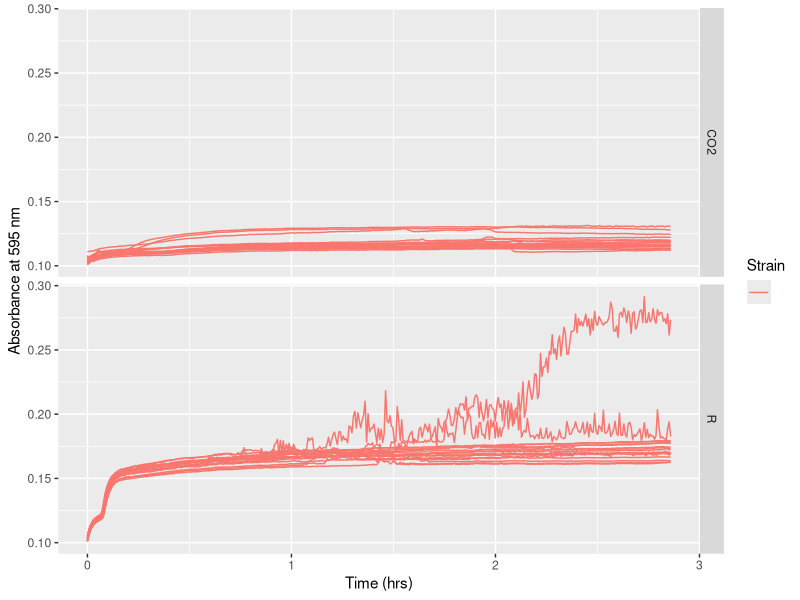
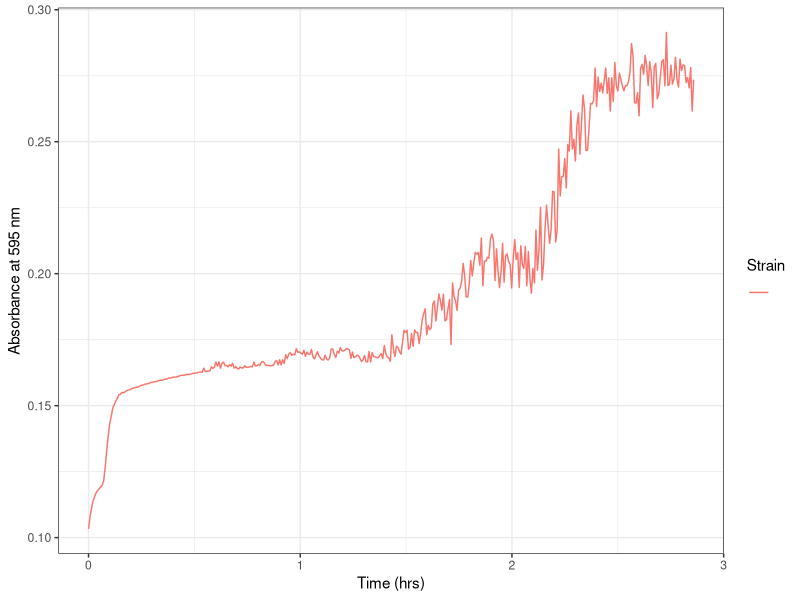
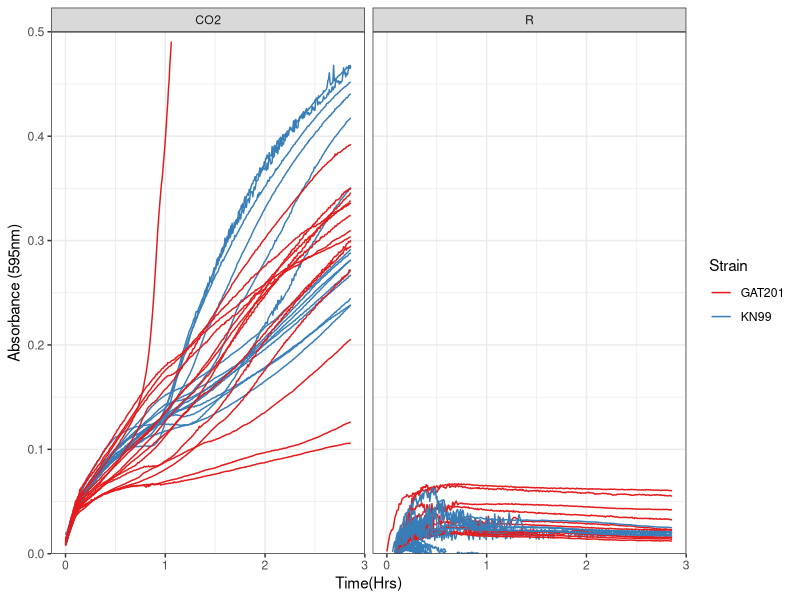
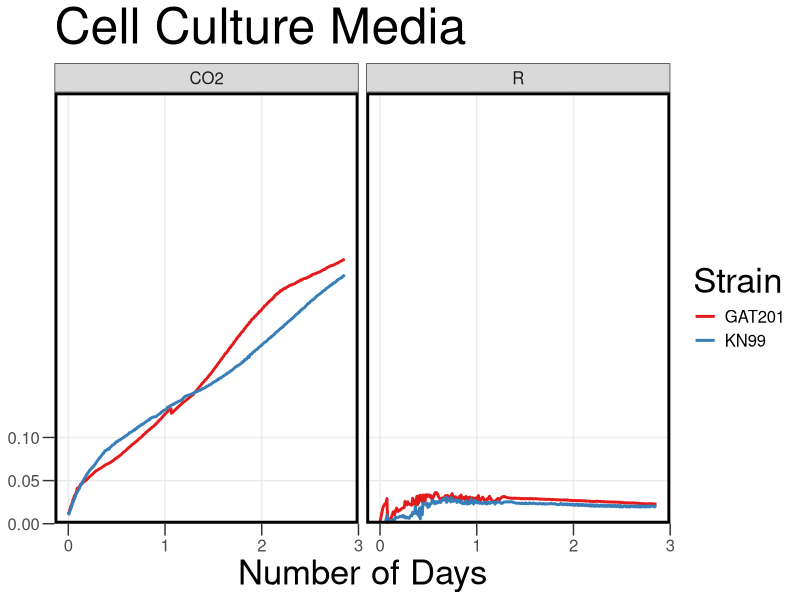
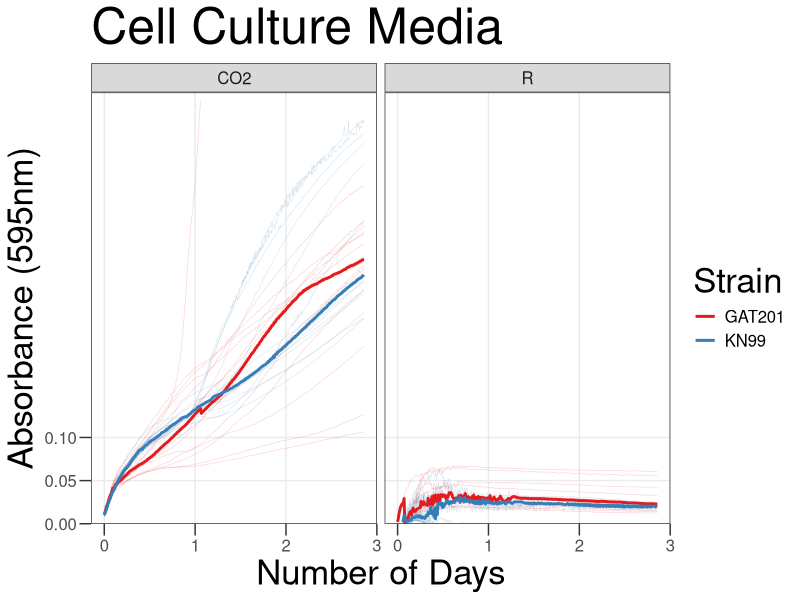
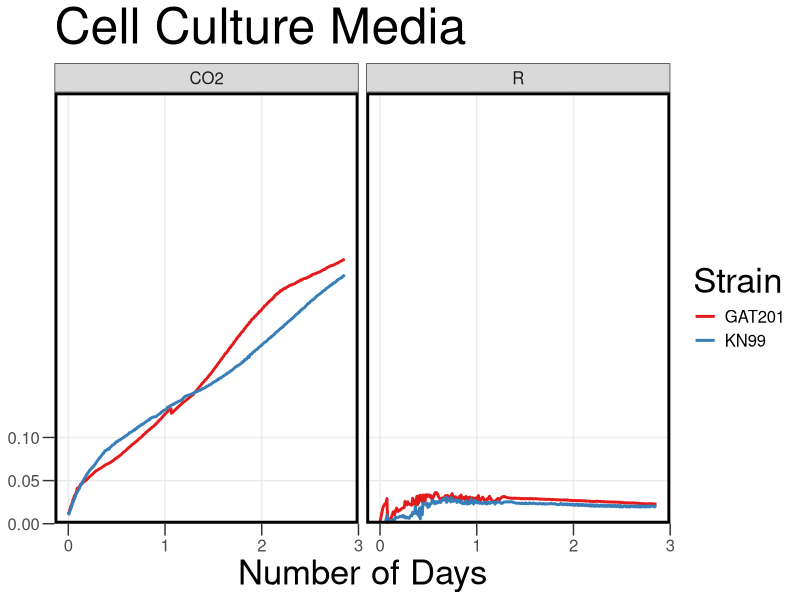
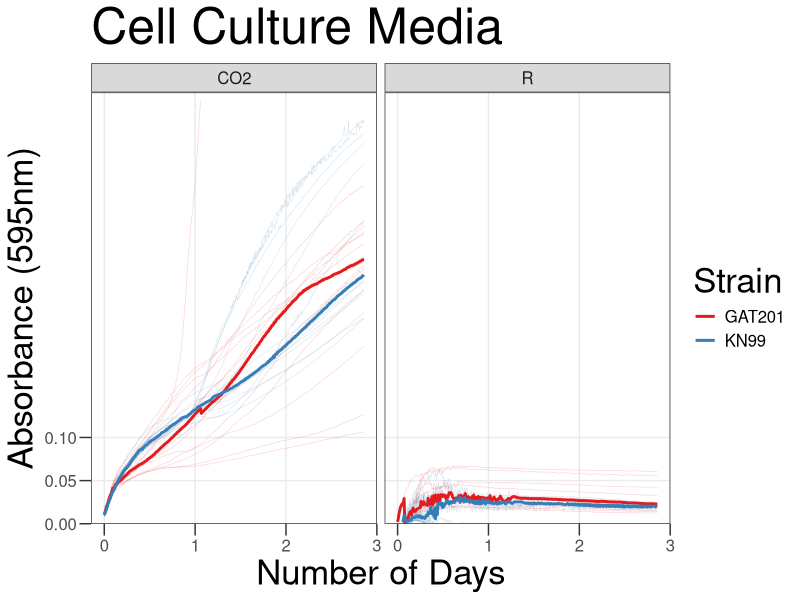

R code for these plots, in order:
## ---- chunk 1
knitr::opts_chunk$set(echo = TRUE)
## ---- chunk 2

library("reshape2")
library(dplyr)
library(ggplot2)
library(tidyverse)
library(markdown)
library(cowplot)
library(yaml)
library(knitr)
## ---- chunk 3

rawdata <- read.csv("../Input/PR27_RPMIvCO2_TRSP.csv")

## ---- chunk 4

 rawdata_hrs<-mutate(rawdata, Time = Time/86400)

## ---- chunk 5

reshaped <- melt(rawdata_hrs, id=c("Time", "Temp"), 
                              variable.name="Well",
                              value.name="OD595")

summary(reshaped)
## ---- chunk 6

platemap <- read.csv("../Input/20221216_PR27_Setup.csv")
head(platemap, n=10)


## ---- chunk 7

annotated <- inner_join(reshaped, platemap, by="Well")
 
## ---- chunk 8

ggplot(data=filter(annotated,Strain==""),
           aes(x=Time, y=OD595, color=Strain, group = Well)) + 
       geom_line() + 
       facet_grid(Media ~ .) +
       labs(x="Time (hrs)", y="Absorbance at 595 nm")
## ---- chunk 9

ggplot(data=filter(annotated,Well=="A2"), 
       aes(x=Time, y=OD595, color=Strain, group = Well)) + 
 
       geom_line() + 
     theme_bw()+
     labs(x="Time (hrs)", y="Absorbance at 595 nm")

## ---- chunk 10

blank_OD_summary <- annotated %>%
  filter(Strain=="") %>%
  filter(Well != "A1") %>%
  filter(Well != "A2") %>%
  # filter out columns 1 and 12 as well?
  group_by(Media) %>%
  summarise(OD_median=median(OD595),
            OD_mean=mean(OD595),
            OD_max=max(OD595),
            OD_min=min(OD595))
print(blank_OD_summary)
## ---- chunk 11

normalisedOD <- annotated %>%
  left_join(blank_OD_summary, by="Media") %>%
  mutate(OD_corrected = OD595 - OD_median)

## ---- chunk 12

ggplot(data=normalisedOD %>%
                      filter(Strain != ""), 
                      aes(x=Time, y=OD_corrected, color=Strain, group = Well)) + 
       geom_line() + 
       scale_y_continuous(limits=c(0,0.5),expand=c(0,0))+
       facet_wrap(Media ~ .)+
  
       labs(x = "Time(Hrs)",
            y = "Absorbance (595nm)") +
       theme(text = element_text(size = 20))+
       theme_bw()+
       scale_color_brewer(palette="Set1")
## ---- chunk 13

ggplot(data=normalisedOD %>%
                     filter(Strain != ""), 
                      aes(x=Time, y=OD_corrected, color=Strain)) + 
       #geom_line(aes(group = Well), size = 0.2, alpha = 0.2) + 
       stat_summary(fun = "median", geom = "line", size = 1) +
       scale_y_continuous(limits=c(0,0.5),expand=c(0,0), breaks = c(0, 0.05, 0.1)) +
  
       labs(x = "Number of Days",
            y = "Absorbance (595nm)",
            title = "Cell Culture Media") +
           facet_wrap(Media ~ .)+
       theme_bw() +
       theme(text = element_text(size = 15))+
       theme(axis.title = element_text(size = 25))+
       theme(axis.title.y=element_blank()) +
       theme(axis.ticks.length = unit(0.3, "cm"))+
       theme(title = element_text(size = 30))+
       theme(panel.grid.minor = element_blank())+
       theme(legend.title = element_text(size = 25))+
      theme(legend.background = element_rect(fill = "transparent", color=NA))+
  theme(legend.key = element_rect(fill = "transparent", color=NA))+
       theme (plot.background =  element_rect(fill = "transparent", color=NA), 
         panel.background = element_rect(fill = "transparent", color=NA),)+
      theme(panel.border = element_rect(linetype = "solid", colour = "black", size = 2))+
       scale_color_brewer(palette="Set1")
       
## ---- chunk 14

ggsave("../Results/AllSummary.png",width = 6.6,height=5)
## ---- chunk 15

ggplot(data=normalisedOD %>%
                     filter(Strain != ""), 
                      aes(x=Time, y=OD_corrected, color=Strain)) + 
       geom_line(aes(group = Well), size = 0.2, alpha = 0.2) + 
       stat_summary(fun = "median", geom = "line", size = 1) +
       scale_y_continuous(limits=c(0,0.5),expand=c(0,0), breaks = c(0, 0.05, 0.1)) +
   facet_wrap(Media ~ .)+
       labs(x = "Number of Days",
            y = "Absorbance (595nm)",
            title = "Cell Culture Media") +
       theme_bw() +
       theme(text = element_text(size = 15))+
       theme(axis.title = element_text(size = 25)) +
  theme(axis.ticks.length = unit(0.3, "cm"))+
       theme(title = element_text(size = 30))+
       theme(legend.title = element_text(size = 25))+
  theme(panel.grid.minor = element_blank())+
       scale_color_brewer(palette="Set1")
## ---- chunk 16

ggsave("../Results/AllStatSummary.png",width = 6.6,height=5)
